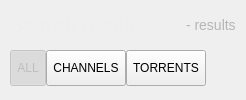
        <widget class="SearchResultsPage" name="search_results_page">
         <layout class="QVBoxLayout" name="verticalLayout">
          <property name="spacing">
           <number>0</number>
          </property>
          <property name="leftMargin">
           <number>0</number>
          </property>
          <property name="topMargin">
           <number>0</number>
          </property>
          <property name="rightMargin">
           <number>0</number>
          </property>
          <property name="bottomMargin">
           <number>0</number>
          </property>
          <item>
           <widget class="QWidget" name="widget_7" native="true">
            <layout class="QHBoxLayout" name="horizontalLayout_28">
             <property name="spacing">
              <number>0</number>
             </property>
             <property name="leftMargin">
              <number>0</number>
             </property>
             <property name="topMargin">
              <number>0</number>
             </property>
             <property name="rightMargin">
              <number>0</number>
             </property>
             <property name="bottomMargin">
              <number>0</number>
             </property>
             <item>
              <spacer name="horizontalSpacer_35">
               <property name="orientation">
                <enum>Qt::Horizontal</enum>
               </property>
               <property name="sizeType">
                <enum>QSizePolicy::Fixed</enum>
               </property>
               <property name="sizeHint" stdset="0">
                <size>
                 <width>10</width>
                 <height>20</height>
                </size>
               </property>
              </spacer>
             </item>
             <item>
              <widget class="QLabel" name="search_results_header_label">
               <property name="sizePolicy">
                <sizepolicy hsizetype="MinimumExpanding" vsizetype="Fixed">
                 <horstretch>0</horstretch>
                 <verstretch>0</verstretch>
                </sizepolicy>
               </property>
               <property name="minimumSize">
                <size>
                 <width>0</width>
                 <height>50</height>
                </size>
               </property>
               <property name="maximumSize">
                <size>
                 <width>16777215</width>
                 <height>50</height>
                </size>
               </property>
               <property name="styleSheet">
                <string notr="true">color: #eee;
background-color: transparent;
font-size: 20px;
font-weight: bold;</string>
               </property>
               <property name="text">
                <string>Search results</string>
               </property>
              </widget>
             </item>
             <item>
              <widget class="QLabel" name="num_search_results_label">
               <property name="styleSheet">
                <string notr="true">font-size: 14px;
color: #B5B5B5;</string>
               </property>
               <property name="text">
                <string>- results</string>
               </property>
              </widget>
             </item>
             <item>
              <spacer name="horizontalSpacer_37">
               <property name="orientation">
                <enum>Qt::Horizontal</enum>
               </property>
               <property name="sizeType">
                <enum>QSizePolicy::Fixed</enum>
               </property>
               <property name="sizeHint" stdset="0">
                <size>
                 <width>10</width>
                 <height>20</height>
                </size>
               </property>
              </spacer>
             </item>
            </layout>
           </widget>
          </item>
          <item>
           <widget class="TabButtonPanel" name="search_results_tab" native="true">
            <layout class="QHBoxLayout" name="horizontalLayout_27">
             <property name="spacing">
              <number>0</number>
             </property>
             <property name="leftMargin">
              <number>0</number>
             </property>
             <property name="topMargin">
              <number>0</number>
             </property>
             <property name="rightMargin">
              <number>0</number>
             </property>
             <property name="bottomMargin">
              <number>0</number>
             </property>
             <item>
              <spacer name="horizontalSpacer_33">
               <property name="orientation">
                <enum>Qt::Horizontal</enum>
               </property>
               <property name="sizeType">
                <enum>QSizePolicy::Fixed</enum>
               </property>
               <property name="sizeHint" stdset="0">
                <size>
                 <width>10</width>
                 <height>20</height>
                </size>
               </property>
              </spacer>
             </item>
             <item>
              <widget class="UnderlineTabButton" name="search_results_all_button">
               <property name="enabled">
                <bool>false</bool>
               </property>
               <property name="sizePolicy">
                <sizepolicy hsizetype="Minimum" vsizetype="Fixed">
                 <horstretch>0</horstretch>
                 <verstretch>0</verstretch>
                </sizepolicy>
               </property>
               <property name="minimumSize">
                <size>
                 <width>0</width>
                 <height>36</height>
                </size>
               </property>
               <property name="maximumSize">
                <size>
                 <width>16777215</width>
                 <height>36</height>
                </size>
               </property>
               <property name="cursor">
                <cursorShape>PointingHandCursor</cursorShape>
               </property>
               <property name="styleSheet">
                <string notr="true"/>
               </property>
               <property name="text">
                <string>ALL</string>
               </property>
               <property name="checkable">
                <bool>true</bool>
               </property>
               <property name="checked">
                <bool>true</bool>
               </property>
              </widget>
             </item>
             <item>
              <widget class="UnderlineTabButton" name="search_results_channels_button">
               <property name="sizePolicy">
                <sizepolicy hsizetype="Minimum" vsizetype="Fixed">
                 <horstretch>0</horstretch>
                 <verstretch>0</verstretch>
                </sizepolicy>
               </property>
               <property name="minimumSize">
                <size>
                 <width>0</width>
                 <height>36</height>
                </size>
               </property>
               <property name="maximumSize">
                <size>
                 <width>16777215</width>
                 <height>36</height>
                </size>
               </property>
               <property name="cursor">
                <cursorShape>PointingHandCursor</cursorShape>
               </property>
               <property name="styleSheet">
                <string notr="true"/>
               </property>
               <property name="text">
                <string>CHANNELS</string>
               </property>
               <property name="checkable">
                <bool>true</bool>
               </property>
              </widget>
             </item>
             <item>
              <widget class="UnderlineTabButton" name="search_results_torrents_button">
               <property name="sizePolicy">
                <sizepolicy hsizetype="Minimum" vsizetype="Fixed">
                 <horstretch>0</horstretch>
                 <verstretch>0</verstretch>
                </sizepolicy>
               </property>
               <property name="minimumSize">
                <size>
                 <width>0</width>
                 <height>36</height>
                </size>
               </property>
               <property name="maximumSize">
                <size>
                 <width>16777215</width>
                 <height>36</height>
                </size>
               </property>
               <property name="cursor">
                <cursorShape>PointingHandCursor</cursorShape>
               </property>
               <property name="styleSheet">
                <string notr="true"/>
               </property>
               <property name="text">
                <string>TORRENTS</string>
               </property>
               <property name="checkable">
                <bool>true</bool>
               </property>
              </widget>
             </item>
             <item>
              <spacer name="horizontalSpacer_34">
               <property name="orientation">
                <enum>Qt::Horizontal</enum>
               </property>
               <property name="sizeHint" stdset="0">
                <size>
                 <width>40</width>
                 <height>20</height>
                </size>
               </property>
              </spacer>
             </item>
            </layout>
           </widget>
          </item>
          <item>
           <widget class="ChannelViewWidget" name="search_page_container" native="true">
            <property name="sizePolicy">
             <sizepolicy hsizetype="Preferred" vsizetype="Expanding">
              <horstretch>0</horstretch>
              <verstretch>0</verstretch>
             </sizepolicy>
            </property>
           </widget>
          </item>
         </layout>
        </widget>
